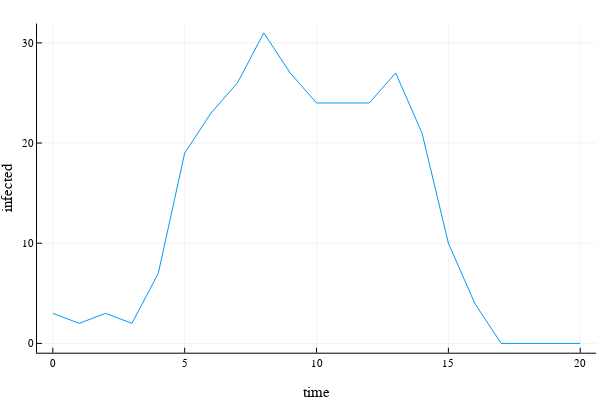
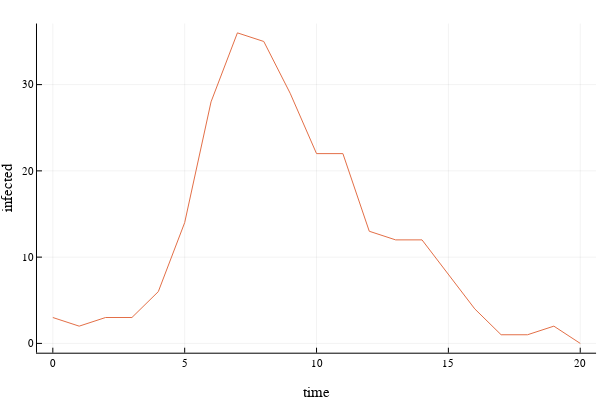
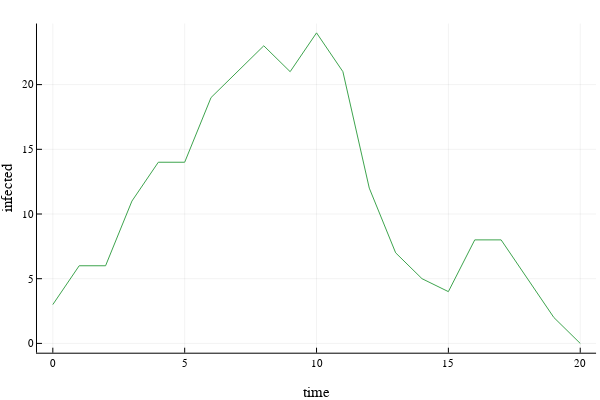
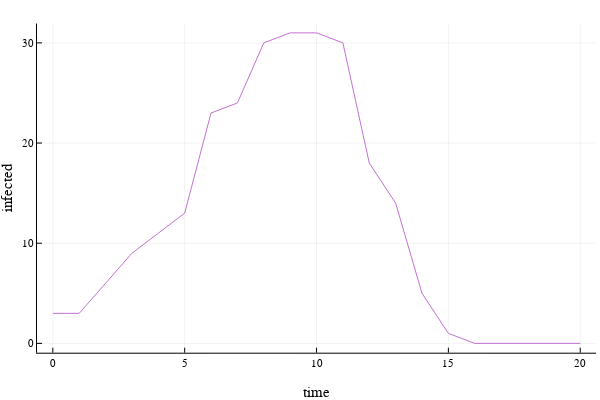

Here is the notebook cell these charts were saved with, in order:
### Code cell
s = 400 # initial susceptible individual
i = 3 # initial infected individual
z = 0.004 # individual probability of getting infected
T = 20 # total time span
dt = 1 #time interval 
t =0:dt:T

s_arr = zeros(length(t))
i_arr = zeros(length(t))


s_arr[1] = s
i_arr[1] = i
rep = 10
for j in 1:rep
    p = plot()
    for i in 2:length(t)
        new_infect = rand(Binomial(s_arr[i-1],1 - ((1-z)^i_arr[i-1])))
        i_arr[i] = new_infect
        s_arr[i] = s_arr[i-1] - i_arr[i]
    end
    p = plot!(t,i_arr,label = false,
        xlabel = "time",ylabel = "infected",c = j)
    display(p)
end

### Figure 1 — Plotly figure (JSON) as saved in the notebook; plotly's stock layout.template omitted (floating-point values rounded to 4 significant figures)
{"data": [{"colorbar": {"len": 0.9143, "title": "", "x": 0.9934, "y": 0.533}, "legendgroup": "", "line": {"color": "rgba(0, 154, 250, 1.000)", "dash": "solid", "shape": "linear", "width": 1}, "mode": "lines", "name": "", "showlegend": false, "type": "scatter", "x": [0, 1, 2, 3, 4, 5, 6, 7, 8, 9, 10, 11, 12, 13, 14, 15, 16, 17, 18, 19, 20], "xaxis": "x", "y": [3, 2, 3, 2, 7, 19, 23, 26, 31, 27, 24, 24, 24, 27, 21, 10, 4, 0, 0, 0, 0], "yaxis": "y"}], "layout": {"annotations": [], "height": 400, "legend": {"bgcolor": "rgba(255, 255, 255, 1.000)", "bordercolor": "rgba(0, 0, 0, 1.000)", "borderwidth": 1, "font": {"color": "rgba(0, 0, 0, 1.000)", "family": "sans-serif", "size": 11}, "title": {"font": {"color": "rgba(0, 0, 0, 1.000)", "family": "sans-serif", "size": 15}, "text": ""}, "tracegroupgap": 0, "traceorder": "normal", "x": 1, "xanchor": "auto", "y": 1, "yanchor": "auto"}, "margin": {"b": 20, "l": 0, "r": 0, "t": 20}, "paper_bgcolor": "rgba(255, 255, 255, 1.000)", "plot_bgcolor": "rgba(255, 255, 255, 1.000)", "showlegend": true, "width": 600, "xaxis": {"anchor": "y", "domain": [0.06165, 0.9934], "gridcolor": "rgba(0, 0, 0, 0.100)", "gridwidth": 0.5, "linecolor": "rgba(0, 0, 0, 1.000)", "mirror": false, "range": [-0.6, 20.6], "showgrid": true, "showline": true, "showticklabels": true, "tickangle": 0, "tickcolor": "rgb(0, 0, 0)", "tickfont": {"color": "rgba(0, 0, 0, 1.000)", "family": "sans-serif", "size": 11}, "tickmode": "array", "ticks": "inside", "ticktext": ["0", "5", "10", "15", "20"], "tickvals": [0, 5, 10, 15, 20], "title": "time", "titlefont": {"color": "rgba(0, 0, 0, 1.000)", "family": "sans-serif", "size": 15}, "type": "-", "visible": true, "zeroline": false, "zerolinecolor": "rgba(0, 0, 0, 1.000)"}, "yaxis": {"anchor": "x", "domain": [0.07581, 0.9902], "gridcolor": "rgba(0, 0, 0, 0.100)", "gridwidth": 0.5, "linecolor": "rgba(0, 0, 0, 1.000)", "mirror": false, "range": [-0.93, 31.93], "showgrid": true, "showline": true, "showticklabels": true, "tickangle": 0, "tickcolor": "rgb(0, 0, 0)", "tickfont": {"color": "rgba(0, 0, 0, 1.000)", "family": "sans-serif", "size": 11}, "tickmode": "array", "ticks": "inside", "ticktext": ["0", "10", "20", "30"], "tickvals": [0, 10, 20, 30], "title": "infected", "titlefont": {"color": "rgba(0, 0, 0, 1.000)", "family": "sans-serif", "size": 15}, "type": "-", "visible": true, "zeroline": false, "zerolinecolor": "rgba(0, 0, 0, 1.000)"}}}

### Figure 2 — Plotly figure (JSON) as saved in the notebook; plotly's stock layout.template omitted (floating-point values rounded to 4 significant figures)
{"data": [{"colorbar": {"len": 0.9143, "title": "", "x": 0.9934, "y": 0.533}, "legendgroup": "", "line": {"color": "rgba(227, 111, 71, 1.000)", "dash": "solid", "shape": "linear", "width": 1}, "mode": "lines", "name": "", "showlegend": false, "type": "scatter", "x": [0, 1, 2, 3, 4, 5, 6, 7, 8, 9, 10, 11, 12, 13, 14, 15, 16, 17, 18, 19, 20], "xaxis": "x", "y": [3, 2, 3, 3, 6, 14, 28, 36, 35, 29, 22, 22, 13, 12, 12, 8, 4, 1, 1, 2, 0], "yaxis": "y"}], "layout": {"annotations": [], "height": 400, "legend": {"bgcolor": "rgba(255, 255, 255, 1.000)", "bordercolor": "rgba(0, 0, 0, 1.000)", "borderwidth": 1, "font": {"color": "rgba(0, 0, 0, 1.000)", "family": "sans-serif", "size": 11}, "title": {"font": {"color": "rgba(0, 0, 0, 1.000)", "family": "sans-serif", "size": 15}, "text": ""}, "tracegroupgap": 0, "traceorder": "normal", "x": 1, "xanchor": "auto", "y": 1, "yanchor": "auto"}, "margin": {"b": 20, "l": 0, "r": 0, "t": 20}, "paper_bgcolor": "rgba(255, 255, 255, 1.000)", "plot_bgcolor": "rgba(255, 255, 255, 1.000)", "showlegend": true, "width": 600, "xaxis": {"anchor": "y", "domain": [0.06165, 0.9934], "gridcolor": "rgba(0, 0, 0, 0.100)", "gridwidth": 0.5, "linecolor": "rgba(0, 0, 0, 1.000)", "mirror": false, "range": [-0.6, 20.6], "showgrid": true, "showline": true, "showticklabels": true, "tickangle": 0, "tickcolor": "rgb(0, 0, 0)", "tickfont": {"color": "rgba(0, 0, 0, 1.000)", "family": "sans-serif", "size": 11}, "tickmode": "array", "ticks": "inside", "ticktext": ["0", "5", "10", "15", "20"], "tickvals": [0, 5, 10, 15, 20], "title": "time", "titlefont": {"color": "rgba(0, 0, 0, 1.000)", "family": "sans-serif", "size": 15}, "type": "-", "visible": true, "zeroline": false, "zerolinecolor": "rgba(0, 0, 0, 1.000)"}, "yaxis": {"anchor": "x", "domain": [0.07581, 0.9902], "gridcolor": "rgba(0, 0, 0, 0.100)", "gridwidth": 0.5, "linecolor": "rgba(0, 0, 0, 1.000)", "mirror": false, "range": [-1.08, 37.08], "showgrid": true, "showline": true, "showticklabels": true, "tickangle": 0, "tickcolor": "rgb(0, 0, 0)", "tickfont": {"color": "rgba(0, 0, 0, 1.000)", "family": "sans-serif", "size": 11}, "tickmode": "array", "ticks": "inside", "ticktext": ["0", "10", "20", "30"], "tickvals": [0, 10, 20, 30], "title": "infected", "titlefont": {"color": "rgba(0, 0, 0, 1.000)", "family": "sans-serif", "size": 15}, "type": "-", "visible": true, "zeroline": false, "zerolinecolor": "rgba(0, 0, 0, 1.000)"}}}

### Figure 3 — Plotly figure (JSON) as saved in the notebook; plotly's stock layout.template omitted (floating-point values rounded to 4 significant figures)
{"data": [{"colorbar": {"len": 0.9143, "title": "", "x": 0.9934, "y": 0.533}, "legendgroup": "", "line": {"color": "rgba(62, 164, 78, 1.000)", "dash": "solid", "shape": "linear", "width": 1}, "mode": "lines", "name": "", "showlegend": false, "type": "scatter", "x": [0, 1, 2, 3, 4, 5, 6, 7, 8, 9, 10, 11, 12, 13, 14, 15, 16, 17, 18, 19, 20], "xaxis": "x", "y": [3, 6, 6, 11, 14, 14, 19, 21, 23, 21, 24, 21, 12, 7, 5, 4, 8, 8, 5, 2, 0], "yaxis": "y"}], "layout": {"annotations": [], "height": 400, "legend": {"bgcolor": "rgba(255, 255, 255, 1.000)", "bordercolor": "rgba(0, 0, 0, 1.000)", "borderwidth": 1, "font": {"color": "rgba(0, 0, 0, 1.000)", "family": "sans-serif", "size": 11}, "title": {"font": {"color": "rgba(0, 0, 0, 1.000)", "family": "sans-serif", "size": 15}, "text": ""}, "tracegroupgap": 0, "traceorder": "normal", "x": 1, "xanchor": "auto", "y": 1, "yanchor": "auto"}, "margin": {"b": 20, "l": 0, "r": 0, "t": 20}, "paper_bgcolor": "rgba(255, 255, 255, 1.000)", "plot_bgcolor": "rgba(255, 255, 255, 1.000)", "showlegend": true, "width": 600, "xaxis": {"anchor": "y", "domain": [0.06165, 0.9934], "gridcolor": "rgba(0, 0, 0, 0.100)", "gridwidth": 0.5, "linecolor": "rgba(0, 0, 0, 1.000)", "mirror": false, "range": [-0.6, 20.6], "showgrid": true, "showline": true, "showticklabels": true, "tickangle": 0, "tickcolor": "rgb(0, 0, 0)", "tickfont": {"color": "rgba(0, 0, 0, 1.000)", "family": "sans-serif", "size": 11}, "tickmode": "array", "ticks": "inside", "ticktext": ["0", "5", "10", "15", "20"], "tickvals": [0, 5, 10, 15, 20], "title": "time", "titlefont": {"color": "rgba(0, 0, 0, 1.000)", "family": "sans-serif", "size": 15}, "type": "-", "visible": true, "zeroline": false, "zerolinecolor": "rgba(0, 0, 0, 1.000)"}, "yaxis": {"anchor": "x", "domain": [0.07581, 0.9902], "gridcolor": "rgba(0, 0, 0, 0.100)", "gridwidth": 0.5, "linecolor": "rgba(0, 0, 0, 1.000)", "mirror": false, "range": [-0.72, 24.72], "showgrid": true, "showline": true, "showticklabels": true, "tickangle": 0, "tickcolor": "rgb(0, 0, 0)", "tickfont": {"color": "rgba(0, 0, 0, 1.000)", "family": "sans-serif", "size": 11}, "tickmode": "array", "ticks": "inside", "ticktext": ["0", "5", "10", "15", "20"], "tickvals": [0, 5, 10, 15, 20], "title": "infected", "titlefont": {"color": "rgba(0, 0, 0, 1.000)", "family": "sans-serif", "size": 15}, "type": "-", "visible": true, "zeroline": false, "zerolinecolor": "rgba(0, 0, 0, 1.000)"}}}

### Figure 4 — Plotly figure (JSON) as saved in the notebook; plotly's stock layout.template omitted (floating-point values rounded to 4 significant figures)
{"data": [{"colorbar": {"len": 0.9143, "title": "", "x": 0.9934, "y": 0.533}, "legendgroup": "", "line": {"color": "rgba(195, 113, 210, 1.000)", "dash": "solid", "shape": "linear", "width": 1}, "mode": "lines", "name": "", "showlegend": false, "type": "scatter", "x": [0, 1, 2, 3, 4, 5, 6, 7, 8, 9, 10, 11, 12, 13, 14, 15, 16, 17, 18, 19, 20], "xaxis": "x", "y": [3, 3, 6, 9, 11, 13, 23, 24, 30, 31, 31, 30, 18, 14, 5, 1, 0, 0, 0, 0, 0], "yaxis": "y"}], "layout": {"annotations": [], "height": 400, "legend": {"bgcolor": "rgba(255, 255, 255, 1.000)", "bordercolor": "rgba(0, 0, 0, 1.000)", "borderwidth": 1, "font": {"color": "rgba(0, 0, 0, 1.000)", "family": "sans-serif", "size": 11}, "title": {"font": {"color": "rgba(0, 0, 0, 1.000)", "family": "sans-serif", "size": 15}, "text": ""}, "tracegroupgap": 0, "traceorder": "normal", "x": 1, "xanchor": "auto", "y": 1, "yanchor": "auto"}, "margin": {"b": 20, "l": 0, "r": 0, "t": 20}, "paper_bgcolor": "rgba(255, 255, 255, 1.000)", "plot_bgcolor": "rgba(255, 255, 255, 1.000)", "showlegend": true, "width": 600, "xaxis": {"anchor": "y", "domain": [0.06165, 0.9934], "gridcolor": "rgba(0, 0, 0, 0.100)", "gridwidth": 0.5, "linecolor": "rgba(0, 0, 0, 1.000)", "mirror": false, "range": [-0.6, 20.6], "showgrid": true, "showline": true, "showticklabels": true, "tickangle": 0, "tickcolor": "rgb(0, 0, 0)", "tickfont": {"color": "rgba(0, 0, 0, 1.000)", "family": "sans-serif", "size": 11}, "tickmode": "array", "ticks": "inside", "ticktext": ["0", "5", "10", "15", "20"], "tickvals": [0, 5, 10, 15, 20], "title": "time", "titlefont": {"color": "rgba(0, 0, 0, 1.000)", "family": "sans-serif", "size": 15}, "type": "-", "visible": true, "zeroline": false, "zerolinecolor": "rgba(0, 0, 0, 1.000)"}, "yaxis": {"anchor": "x", "domain": [0.07581, 0.9902], "gridcolor": "rgba(0, 0, 0, 0.100)", "gridwidth": 0.5, "linecolor": "rgba(0, 0, 0, 1.000)", "mirror": false, "range": [-0.93, 31.93], "showgrid": true, "showline": true, "showticklabels": true, "tickangle": 0, "tickcolor": "rgb(0, 0, 0)", "tickfont": {"color": "rgba(0, 0, 0, 1.000)", "family": "sans-serif", "size": 11}, "tickmode": "array", "ticks": "inside", "ticktext": ["0", "10", "20", "30"], "tickvals": [0, 10, 20, 30], "title": "infected", "titlefont": {"color": "rgba(0, 0, 0, 1.000)", "family": "sans-serif", "size": 15}, "type": "-", "visible": true, "zeroline": false, "zerolinecolor": "rgba(0, 0, 0, 1.000)"}}}
